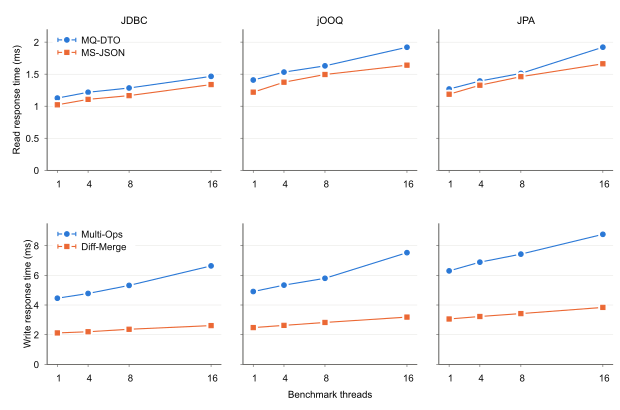

Recreate this plot in gnuplot.
# RQ5, load: mean response time of the twelve headline cells with 1, 4, 8, and 16 benchmark threads.
# Top row: reads at fan-out 10. Bottom row: REST writes. The 1-thread points come from the RQ1 and RQ2 blocks.
# The error bars show the 95% two-level bootstrap CI of the mean over the ten forks of a cell.
NAME = 'rq5-threads'
W = 6.2
H = 4.1
load 'style.gp'
FILE = 'data/rq5-threads.csv'

array STACK[3] = ['JDBC', 'jOOQ', 'JPA']
array PREFIX[3] = ['jdbc', 'jooq', 'jpa']
series(prefix, cell, suffix) = column(prefix.'_'.cell.suffix)

set multiplot layout 2,3 margins 0.075,0.99,0.11,0.93 spacing 0.035,0.13
set xrange [0:17]
set xtics (1, 4, 8, 16)
do for [row = 1:2] {
    if (row == 1) {
        set yrange [0:2.2]
        set ytics 0.5
    } else {
        set yrange [0:9.5]
        set ytics 2
    }
    do for [i = 1:3] {
        if (row == 1) {
            set title STACK[i] font ',11' offset 0,-0.7
        } else {
            unset title
        }
        set format y '%g'
        if (i == 1) {
            set ylabel (row == 1 ? 'Read response time (ms)' : 'Write response time (ms)') offset 0.5,0
            set key top left reverse Left samplen 2.5 spacing 1.15
        } else {
            unset ylabel
            unset key
            set format y ''
        }
        if (row == 2 && i == 2) {
            set xlabel 'Benchmark threads'
        } else {
            unset xlabel
        }
        a = (row == 1 ? 'mqdto' : 'multiops')
        b = (row == 1 ? 'msjson' : 'diffmerge')
        plot FILE using 1:(series(PREFIX[i], a, '')):(series(PREFIX[i], a, '_lo')):(series(PREFIX[i], a, '_hi')) \
                with yerrorlines title (row == 1 ? 'MQ-DTO' : 'Multi-Ops') lc rgb BASE lw 1.6 pt 7 ps 0.55, \
             '' using 1:(series(PREFIX[i], b, '')):(series(PREFIX[i], b, '_lo')):(series(PREFIX[i], b, '_hi')) \
                with yerrorlines title (row == 1 ? 'MS-JSON' : 'Diff-Merge') lc rgb ALT lw 1.6 pt 5 ps 0.5
    }
}
unset multiplot
